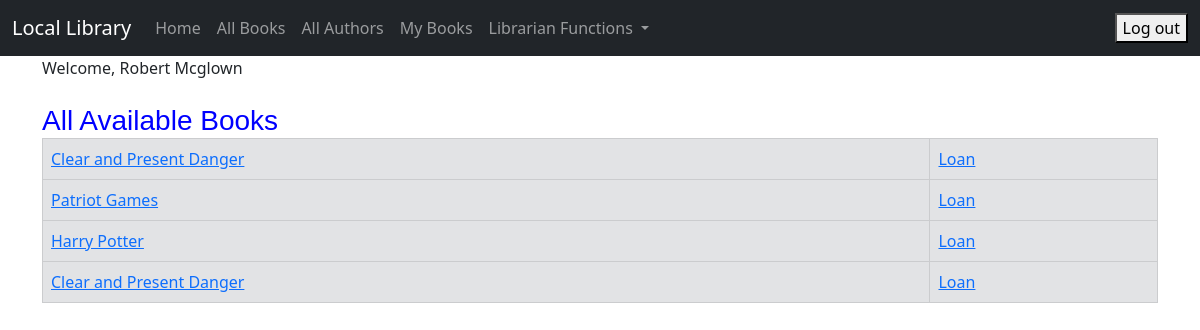
/available/ (signed in), run on the app's committed database.
### catalog/models.py (models this page shows, shortened)
class BookInstance(models.Model):
    id = models.UUIDField(primary_key=True, default=uuid.uuid4,
                          help_text='Unique ID for this particular book across whole library')
    book = models.ForeignKey('Book', on_delete=models.RESTRICT, null=True)
    imprint = models.CharField(max_length=200)
    due_back = models.DateField(null=True, blank=True)
    LOAN_STATUS = (
        ('m', 'Maintenance'), ('o', 'On loan'), ('a', 'Available'), ('r', 'Reserved'),
    )
    status = models.CharField(
        max_length=1,
        choices=LOAN_STATUS,
        blank=True,
        default='m',
        help_text='Book availability',
    )
    borrower = models.ForeignKey(User, on_delete=models.SET_NULL, null=True, blank=True)
    class Meta:
        ordering = ['due_back']

class Book(models.Model):
    title = models.CharField(max_length=200)
    author = models.ForeignKey('Author', on_delete=models.RESTRICT, null=True)
    summary = models.TextField(max_length=1000, help_text='Enter a brief description of the book')
    isbn = models.CharField('ISBN', max_length=13, unique=True,
                            help_text='13 Character <a href="https://www.isbn-international.org/content/what-isbn">ISBN number</a>')
    genre = models.ManyToManyField(Genre, help_text='Select a genre for this book')
    book_image = models.ImageField(upload_to='images/', null=True, blank=True)

### catalog/views.py (the view)
# urls.py: path('available/', views.AvailBooksListView.as_view(), name='all_available'),
class AvailBooksListView(generic.ListView):
    model = BookInstance
    template_name = 'catalog/bookinstance_list_available.html'
    paginate_by = 10

### catalog/templates/catalog/bookinstance_list_available.html
{% extends "catalog/base.html" %}
{% block content %}
    {% if perms.catalog.edit_bookinstance %}
        <h1>All Available Books</h1>
        {% if bookinstance_list %}
            <table class="table table-bordered">
                {% for bookinst in bookinstance_list %}
                    <tr class="table-secondary">
                        <td><a href="{% url 'book_detail' bookinst.book.pk %}">{{ bookinst.book.title }}</a></td>
                        <td><a href="{% url 'loan_book_librarian' bookinst.id %}">Loan</a></td>
                    </tr>
                {% endfor %}
            </table>
        {% else %}
            <p>There are no books available.</p>
        {% endif %}
    {% else %}
        <p>You do not have authorization to view this feature</p>
    {% endif %}
{% endblock %}

### catalog/templates/catalog/base.html (shortened to what this page needs)
{% load static %}
<!doctype html>
<html lang="en">
<head>
    <link href="https://cdn.jsdelivr.net/npm/bootstrap@5.3.0-alpha1/dist/css/bootstrap.min.css" rel="stylesheet"
>
<link href="{% static 'css/my_style.css' %}" rel="stylesheet">
</head>
<body>
<nav class="navbar navbar-expand-lg navbar-dark bg-dark">
    <div class="container-fluid">
        <a class="navbar-brand" href="{% url 'index' %}">Local Library</a>
        <div class="collapse navbar-collapse" id="navbarSupportedContent">
            <ul class="navbar-nav me-auto mb-2 mb-lg-0">
                <li class="nav-item">
                    <a class="nav-link" href="{% url 'index' %}">Home</a>
                </li>
                <li class="nav-item">
                    <a class="nav-link" href="{% url 'book_list' %}">All Books</a>
                </li>
                <li class="nav-item">
                    <a class="nav-link" href="{% url 'author_list' %}">All Authors</a>
                </li>
{% if user.is_authenticated %}
    <li><a class="nav-link" href="{% url 'my_books' %}">My Books</a></li>
    {% if user.is_superuser %}
        <li class="nav-item dropdown">
            <a class="nav-link dropdown-toggle" href="#" role="button" data-bs-toggle="dropdown"
               aria-expanded="false">
                Librarian Functions
            </a>
        </li>
    {% endif %}
{% endif %}
            </ul>
        </div>
        <ul class="nav navbar-nav ml-auto">
        {% if user.is_authenticated %}
           <li>
              <form action="{% url 'logout' %}" method="post">
                 <button type="submit">Log out</button>
              </form>
           </li>
        {% else %}
            <li><a class="nav-link" href="{% url 'login' %}"><span class="glyphicon glyphicon-log-in"></span>Login</a>
            </li>
            <li><a class="nav-link" href="{% url 'register' %}"><span class="glyphicon glyphicon-log-in"></span>Sign Up</a>
        </li>
        {% endif %}
    </ul>
    </div>
</nav>
<div class="container">
    {% if user.is_authenticated %}
        Welcome, {{ user.first_name }} {{ user.last_name }}
    {% endif %}
</div>
<div class="container">
    <br/>
    {% block content %}
    {% endblock %}
</div>
</body>
</html>

### catalog/static/css/my_style.css (style rules this page uses)
h1 { font-family: 'Changa One', sans-serif; margin: 10px 0; font-size: 1.75em; font-weight: normal; line-height: 0.5; text-align: left; color: #0000FF; }

### data on the page
BookInstance: book "Clear and Present Danger"
BookInstance: book "Patriot Games"
BookInstance: book "Harry Potter"
BookInstance: book "Clear and Present Danger"

### other printed values
{{ user.first_name }} "Robert"
{{ user.last_name }} "Mcglown"
